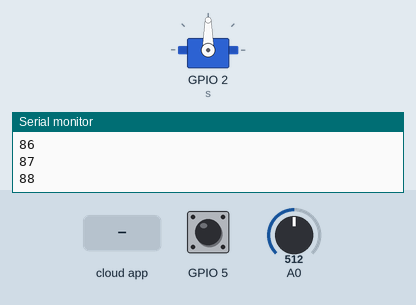
The sketch below on a simulated ESP8266 (NodeMCU). Shown: servo, the last lines printed to the serial monitor. Inputs (shaded band) come from the test bench; at power-on: GPIO 5 HIGH, A0 = 512. WiFi joins after 1.5 s; servers stay silent unless stated; the ROS host is connected and sends only what is stated.

Above: at 5.7 s.
5.8 s: the phone or cloud app sets servo to 0
At 6.3 s:
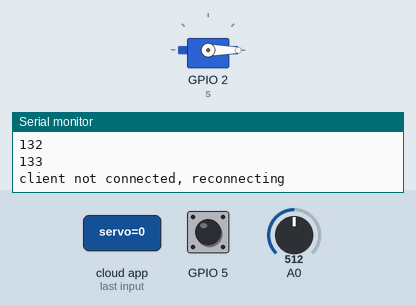
7.3 s: the phone or cloud app sets servo to 45
At 8.5 s:
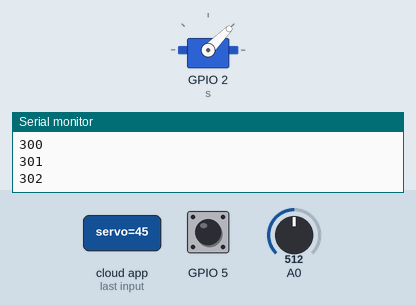
8.8 s: the phone or cloud app sets servo to 180
At 9.8 s:
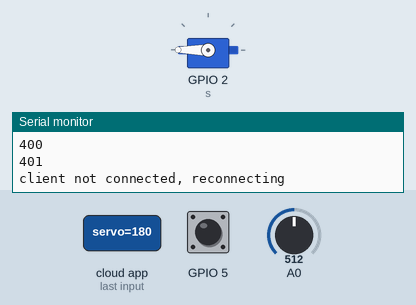
10.3 s: the phone or cloud app sets servo to 90
At 10.9 s:
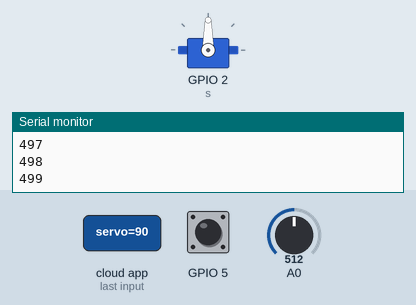
Timing chart, 0 to 12.8 s (numbered marks = the images above; inputs shaded):
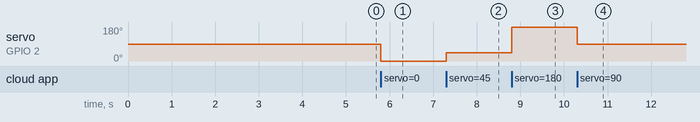

The sketch:

serwo_esp_ros.ino
```cpp
#include <ESP8266WiFi.h>
#include <ros.h>
#include <std_msgs/String.h>
#include <std_msgs/Int16.h>
#include <std_msgs/Float64.h>
#include <std_msgs/Bool.h>
#include <Servo.h>

//////////////////////
// WiFi Definitions //
//////////////////////

#define ROBOT_NAME "BOTcroc2"

#define SENSOR_TOPIC ROBOT_NAME "/sensor_value"
#define SENSOR_BINARY_TOPIC ROBOT_NAME "/sensor_binary_value"
#define SERVO_TOPIC ROBOT_NAME "/servo"

const char* ssid = "ipython_robotics";
const char* password = "&&ampersand";


//IPAddress server(192, 168, 111, 108); // ip of your ROS server

IPAddress server(192,168,111,108);

IPAddress ip_address;
int status = WL_IDLE_STATUS;

WiFiClient client;

class WiFiHardware {

  public:
  WiFiHardware() {};

  void init() {
    // do your initialization here. this probably includes TCP server/client setup
    client.connect(server, 11411);
  }

  // read a byte from the serial port. -1 = failure
  int read() {
    // implement this method so that it reads a byte from the TCP connection and returns it
    //  you may return -1 is there is an error; for example if the TCP connection is not open

    return client.read();         //will return -1 when it will works

    }


  // write data to the connection to ROS
  void write(uint8_t* data, int length) {
    // implement this so that it takes the arguments and writes or prints them to the TCP connection


    for(int i=0; i<length; i++){
      client.write(data[i]);
    }


  }

  // returns milliseconds since start of program
  unsigned long time() {
     return millis(); // easy; did this one for you
  }
};

Servo s;
int i;

void servoCallback(const std_msgs::Int16& msg) {
  i = msg.data;
  s.write(i);
}

ros::Subscriber<std_msgs::Int16> sub(SERVO_TOPIC, &servoCallback);
ros::NodeHandle_<WiFiHardware> nh;

std_msgs::Int16 czujnik_value;
std_msgs::Bool czujnik_2_value;

ros::Publisher czujniczek(SENSOR_TOPIC, &czujnik_value);
ros::Publisher czujniczek_binarny(SENSOR_BINARY_TOPIC, &czujnik_2_value);


void setupWiFi()
{
  WiFi.begin(ssid, password);
  Serial.print("\nConnecting to "); Serial.println(ssid);
  uint8_t i = 0;
  while (WiFi.status() != WL_CONNECTED && i++ < 1000) delay(500);

  if(i == 1001){
    Serial.print("Could not connect to"); Serial.println(ssid);
  //  while(1) delay(500);
  }

  if(WiFi.status() == WL_CONNECTED)
  {
    Serial.print("Ready! Use ");
  Serial.print(WiFi.localIP());
  Serial.println(" to access client");

  }
}


void setup() {
  Serial.begin(115200);
  setupWiFi();
  delay(2000);
  s.attach(2);  // PWM pin
  Serial.println("initializing the node");
  nh.initNode();
  delay(1000);
  Serial.println("adveritsing and subscribing");
  nh.advertise(czujniczek);
  nh.advertise(czujniczek_binarny);
  nh.subscribe(sub);
  pinMode(5, INPUT);
}

unsigned long last_checked_connection_time;

int x=0;
void check_connection()
{

   if(WiFi.status() != WL_CONNECTED)
  {
    Serial.println("Connection to Wifi broken, setuping again");
    setupWiFi();
  }
  if(!client.connected())
  {
    Serial.println("client not connected, reconnecting");

     client.connect(server, 11411);
     int tries=1;
     while(!client.connected())
     {
      delay(100);
      tries++;

      if(WiFi.status() != WL_CONNECTED)
      {
        Serial.println("Connection to Wifi broken, setuping again");
        setupWiFi();
        delay(1000);
      }
      if(tries%10)
      {
        Serial.println("still trying to reconnect");
      }
      if(tries%500)
      {
        Serial.println("trying to re initialize the node");
        nh.initNode();
       delay(100);
       nh.advertise(czujniczek);
       delay(100);
       nh.advertise(czujniczek_binarny);
       delay(100);
       nh.subscribe(sub);
       delay(2000);
      }
     }

  }
}
void loop() {

  int sensorValue = 1024-analogRead(A0); // when dark 0
  bool sensor2Value= !digitalRead(5); // when dark False
  czujnik_value.data = sensorValue;
  czujnik_2_value.data=sensor2Value;

  check_connection();
  if(client.connected())
  {
  czujniczek.publish( &czujnik_value );
  czujniczek_binarny.publish(& czujnik_2_value);
  nh.spinOnce();
  }
/*
 if(millis()>last_checked_connection_time) // try every 10 seconds if connection
 {
  Serial.println("checking if everything ok");
  last_checked_connection_time=millis()+10000;
  check_connection();
 }

  */
  Serial.println(x);
  x++;

  delay(10);
}
```

Measured:
- after the input at 5.8 s, servo on GPIO 2 (s): 90° → 0° at once
- after the input at 7.3 s, servo on GPIO 2 (s): 0° → 45° at once
- after the input at 8.8 s, servo on GPIO 2 (s): 45° → 180° at once
- after the input at 10.3 s, servo on GPIO 2 (s): 180° → 90° at once
